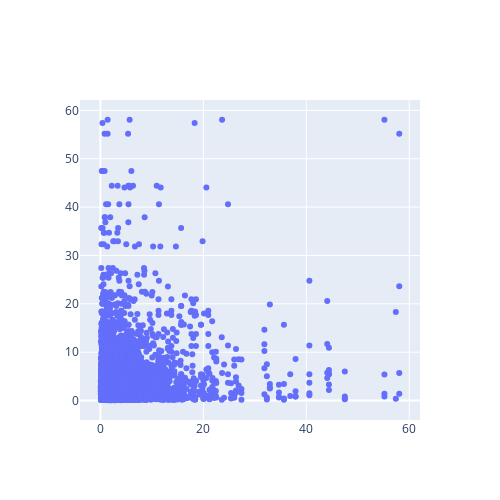

Notebook code cell kept with this figure:
### Code cell
x = []
y = []
texts = [] 

for x_segment_id, y_ids in segment_neigh_lengths.items():
    for y_segment_id in y_ids:
        x.append(segment_length[x_segment_id]) 
        y.append(segment_length[y_segment_id]) 
        texts.append(f'segments: {x_segment_id} and {y_segment_id}')
        
fig = go.Figure(data=go.Scatter(x=x, y=y, mode='markers', hovertext=texts))
fig.update_layout(
    autosize=False,
    width=500,
    height=500
)

### Figure 1 — Plotly figure (JSON) as saved in the notebook; plotly's stock layout.template omitted (floating-point values rounded to 4 significant figures; data arrays with more than 128 entries replaced by an {"elided": "..."} marker saying what was removed)
{"data": [{"hovertext": {"elided": "4206 str values"}, "mode": "markers", "type": "scatter", "x": {"elided": "4206 float values"}, "y": {"elided": "4206 float values"}}], "layout": {"autosize": false, "height": 500, "width": 500}}
